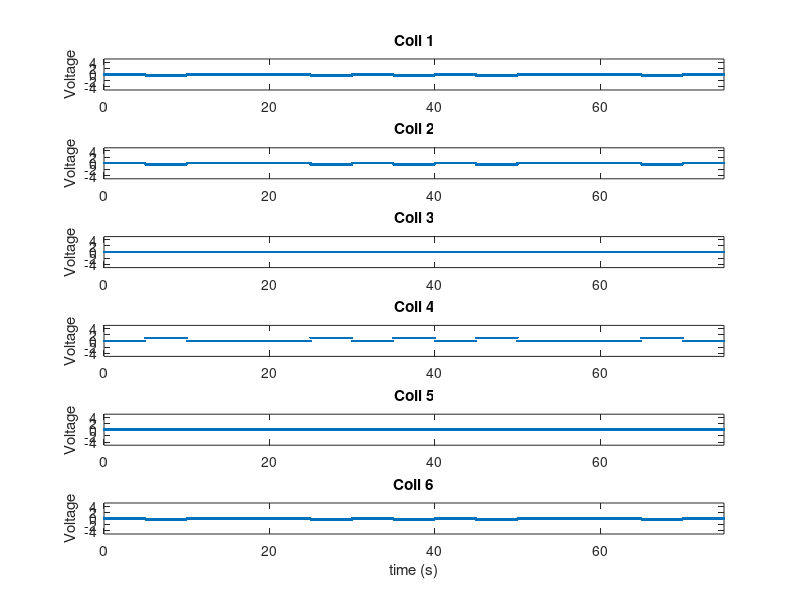

The MATLAB script that drew this image: (Note: this script raises an error after producing the figure.)
% HISTORY_DEPENDENCE_EXPT Produces a .mat file that contains input signals used to drive magnets during a history dependence expt
%
% 3DFM function
% specific/rheology/driven_bead
% last modified 11/20/08 (krisford)
% Driven rheology
% 
% This matlab script will construct and save a .mat file that contains the
% input signals used to drive the magnets during a history dependence
% experiment.

% HARDWARE.  setup constants that describe the physical hardware used 
% to drive the experiment.  Variables in this section define the number 
% of coils in the 3dfm pole geometry, the number of DAQ Analog-Out 
% channels on the DAQ board, the identity of the DAQ board, etc...

% DAQid = 'PCI-6713';
DAQid = 'daqtest';
nDACout = 8;
nCoils = 6;
DAQ_sampling_rate = 1000;  % [Hz]

% EXPERIMENTAL DESIGN:  setup constants that describe experimental design.  
% Variables in this section define the start and end times of the
% experiment, and any "crucial points" that define a change of state in the
% experiment's progression.  The pole geometry used is also defined here.
pole_geometry = 'pole4-flat';
pulse_voltages = [1 1 1 1 1];
start_time = 0;
times_to_activate_pulses = [5 25 35 45 65];
times_to_deactivate_pulses = [10 30 40 50 70];
end_time = 75;

% INITIAL MATH:  precondition the output matrix to all zeros and define the
% time vector that will give normal mortals an idea of what's going on.
end_time = end_time - 1/DAQ_sampling_rate;
t = [start_time : 1/DAQ_sampling_rate : end_time]';
signal = zeros(length(t), nDACout);

% Define which poles are going to be excited and in what way.
switch pole_geometry
    case 'pole4-flat'
        poles_to_excite_pos = 4;
        poles_to_excite_neg = [1 2 6];
    case 'pole1-flat'
        poles_to_excite_pos = 1;
        poles_to_excite_neg = [3 4 5];
    otherwise
        error(['Pole geometry ' pole_geometry ' not recognized.']);
end


% SETUP OUTPUT MATRIX:  This section defines the output matrix that will be
% sent to DAQ board according to the experimental details defined above.
for k = 1 : length(times_to_activate_pulses)   
	idx = find(t >= times_to_activate_pulses(k) & t < times_to_deactivate_pulses(k));
	signal(idx, poles_to_excite_pos) = pulse_voltages(k);
	signal(idx, poles_to_excite_neg) = -pulse_voltages(k) / length(poles_to_excite_neg);
end

% Plot test output, for inspection before beginning experiment.
for k = 1:nCoils
    figure(1);
    subplot(nCoils,1,k);
    plot(t, signal(:,k), '.');
    title(['Coil ' num2str(k)]);
    ylabel('Voltage');
    axis([start_time end_time -5 5]);

    if k == nCoils
        xlabel('time (s)');
    end
end


% Start experiment.  Call DACoperator. Call pulnix software. etc..
Nrepeat = 1;
channels = [0:nDACout-1]';
Vrange = [-10 10];
DACoperator(signal, Nrepeat, DAQid, channels, DAQ_sampling_rate, Vrange);
